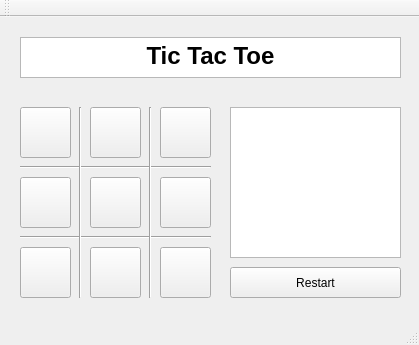
<?xml version="1.0" encoding="UTF-8"?>
<ui version="4.0">
 <class>MainWindow</class>
 <widget class="QMainWindow" name="MainWindow">
  <property name="geometry">
   <rect>
    <x>0</x>
    <y>0</y>
    <width>419</width>
    <height>345</height>
   </rect>
  </property>
  <property name="windowTitle">
   <string>MainWindow</string>
  </property>
  <widget class="QWidget" name="centralWidget">
   <widget class="QPushButton" name="button00">
    <property name="geometry">
     <rect>
      <x>20</x>
      <y>90</y>
      <width>51</width>
      <height>51</height>
     </rect>
    </property>
    <property name="font">
     <font>
      <pointsize>24</pointsize>
     </font>
    </property>
    <property name="text">
     <string/>
    </property>
   </widget>
   <widget class="QPushButton" name="button22">
    <property name="geometry">
     <rect>
      <x>160</x>
      <y>230</y>
      <width>51</width>
      <height>51</height>
     </rect>
    </property>
    <property name="font">
     <font>
      <pointsize>24</pointsize>
     </font>
    </property>
    <property name="text">
     <string/>
    </property>
   </widget>
   <widget class="QPushButton" name="button12">
    <property name="geometry">
     <rect>
      <x>90</x>
      <y>230</y>
      <width>51</width>
      <height>51</height>
     </rect>
    </property>
    <property name="font">
     <font>
      <pointsize>24</pointsize>
     </font>
    </property>
    <property name="text">
     <string/>
    </property>
   </widget>
   <widget class="QPushButton" name="button02">
    <property name="geometry">
     <rect>
      <x>20</x>
      <y>230</y>
      <width>51</width>
      <height>51</height>
     </rect>
    </property>
    <property name="font">
     <font>
      <pointsize>24</pointsize>
     </font>
    </property>
    <property name="text">
     <string/>
    </property>
   </widget>
   <widget class="QPushButton" name="button21">
    <property name="geometry">
     <rect>
      <x>160</x>
      <y>160</y>
      <width>51</width>
      <height>51</height>
     </rect>
    </property>
    <property name="font">
     <font>
      <pointsize>24</pointsize>
     </font>
    </property>
    <property name="text">
     <string/>
    </property>
   </widget>
   <widget class="QPushButton" name="button11">
    <property name="geometry">
     <rect>
      <x>90</x>
      <y>160</y>
      <width>51</width>
      <height>51</height>
     </rect>
    </property>
    <property name="font">
     <font>
      <pointsize>24</pointsize>
     </font>
    </property>
    <property name="text">
     <string/>
    </property>
   </widget>
   <widget class="QPushButton" name="button01">
    <property name="geometry">
     <rect>
      <x>20</x>
      <y>160</y>
      <width>51</width>
      <height>51</height>
     </rect>
    </property>
    <property name="font">
     <font>
      <pointsize>24</pointsize>
     </font>
    </property>
    <property name="text">
     <string/>
    </property>
   </widget>
   <widget class="QPushButton" name="button20">
    <property name="geometry">
     <rect>
      <x>160</x>
      <y>90</y>
      <width>51</width>
      <height>51</height>
     </rect>
    </property>
    <property name="font">
     <font>
      <pointsize>24</pointsize>
     </font>
    </property>
    <property name="text">
     <string/>
    </property>
   </widget>
   <widget class="QPushButton" name="button10">
    <property name="geometry">
     <rect>
      <x>90</x>
      <y>90</y>
      <width>51</width>
      <height>51</height>
     </rect>
    </property>
    <property name="font">
     <font>
      <pointsize>24</pointsize>
     </font>
    </property>
    <property name="text">
     <string/>
    </property>
   </widget>
   <widget class="QTextBrowser" name="textBrowser">
    <property name="geometry">
     <rect>
      <x>20</x>
      <y>20</y>
      <width>381</width>
      <height>41</height>
     </rect>
    </property>
    <property name="html">
     <string>&lt;!DOCTYPE HTML PUBLIC &quot;-//W3C//DTD HTML 4.0//EN&quot; &quot;http://www.w3.org/TR/REC-html40/strict.dtd&quot;&gt;
&lt;html&gt;&lt;head&gt;&lt;meta name=&quot;qrichtext&quot; content=&quot;1&quot; /&gt;&lt;style type=&quot;text/css&quot;&gt;
p, li { white-space: pre-wrap; }
&lt;/style&gt;&lt;/head&gt;&lt;body style=&quot; font-family:'Sans Serif'; font-size:9pt; font-weight:400; font-style:normal;&quot;&gt;
&lt;p align=&quot;center&quot; style=&quot; margin-top:0px; margin-bottom:0px; margin-left:0px; margin-right:0px; -qt-block-indent:0; text-indent:0px;&quot;&gt;&lt;span style=&quot; font-size:18pt; font-weight:600;&quot;&gt;Tic Tac Toe&lt;/span&gt;&lt;/p&gt;&lt;/body&gt;&lt;/html&gt;</string>
    </property>
   </widget>
   <widget class="QTextBrowser" name="mainText">
    <property name="geometry">
     <rect>
      <x>230</x>
      <y>90</y>
      <width>171</width>
      <height>151</height>
     </rect>
    </property>
    <property name="font">
     <font>
      <pointsize>11</pointsize>
     </font>
    </property>
    <property name="lineWrapMode">
     <enum>QTextEdit::WidgetWidth</enum>
    </property>
    <property name="html">
     <string>&lt;!DOCTYPE HTML PUBLIC &quot;-//W3C//DTD HTML 4.0//EN&quot; &quot;http://www.w3.org/TR/REC-html40/strict.dtd&quot;&gt;
&lt;html&gt;&lt;head&gt;&lt;meta name=&quot;qrichtext&quot; content=&quot;1&quot; /&gt;&lt;style type=&quot;text/css&quot;&gt;
p, li { white-space: pre-wrap; }
&lt;/style&gt;&lt;/head&gt;&lt;body style=&quot; font-family:'Sans Serif'; font-size:11pt; font-weight:400; font-style:normal;&quot;&gt;
&lt;p align=&quot;center&quot; style=&quot;-qt-paragraph-type:empty; margin-top:0px; margin-bottom:0px; margin-left:0px; margin-right:0px; -qt-block-indent:0; text-indent:0px; font-size:9pt;&quot;&gt;&lt;br /&gt;&lt;/p&gt;&lt;/body&gt;&lt;/html&gt;</string>
    </property>
   </widget>
   <widget class="Line" name="line">
    <property name="geometry">
     <rect>
      <x>20</x>
      <y>210</y>
      <width>191</width>
      <height>20</height>
     </rect>
    </property>
    <property name="orientation">
     <enum>Qt::Horizontal</enum>
    </property>
   </widget>
   <widget class="Line" name="line_2">
    <property name="geometry">
     <rect>
      <x>20</x>
      <y>140</y>
      <width>191</width>
      <height>20</height>
     </rect>
    </property>
    <property name="orientation">
     <enum>Qt::Horizontal</enum>
    </property>
   </widget>
   <widget class="Line" name="line_3">
    <property name="geometry">
     <rect>
      <x>70</x>
      <y>90</y>
      <width>20</width>
      <height>191</height>
     </rect>
    </property>
    <property name="orientation">
     <enum>Qt::Vertical</enum>
    </property>
   </widget>
   <widget class="Line" name="line_4">
    <property name="geometry">
     <rect>
      <x>140</x>
      <y>90</y>
      <width>20</width>
      <height>191</height>
     </rect>
    </property>
    <property name="orientation">
     <enum>Qt::Vertical</enum>
    </property>
   </widget>
   <widget class="QPushButton" name="buttonRetry">
    <property name="geometry">
     <rect>
      <x>230</x>
      <y>250</y>
      <width>171</width>
      <height>31</height>
     </rect>
    </property>
    <property name="font">
     <font>
      <pointsize>9</pointsize>
      <weight>50</weight>
      <italic>false</italic>
      <bold>false</bold>
      <strikeout>false</strikeout>
      <kerning>true</kerning>
     </font>
    </property>
    <property name="text">
     <string>Restart</string>
    </property>
   </widget>
  </widget>
  <widget class="QMenuBar" name="menuBar">
   <property name="geometry">
    <rect>
     <x>0</x>
     <y>0</y>
     <width>419</width>
     <height>19</height>
    </rect>
   </property>
  </widget>
  <widget class="QToolBar" name="mainToolBar">
   <attribute name="toolBarArea">
    <enum>TopToolBarArea</enum>
   </attribute>
   <attribute name="toolBarBreak">
    <bool>false</bool>
   </attribute>
  </widget>
  <widget class="QStatusBar" name="statusBar"/>
 </widget>
 <layoutdefault spacing="6" margin="11"/>
 <resources/>
 <connections/>
</ui>
